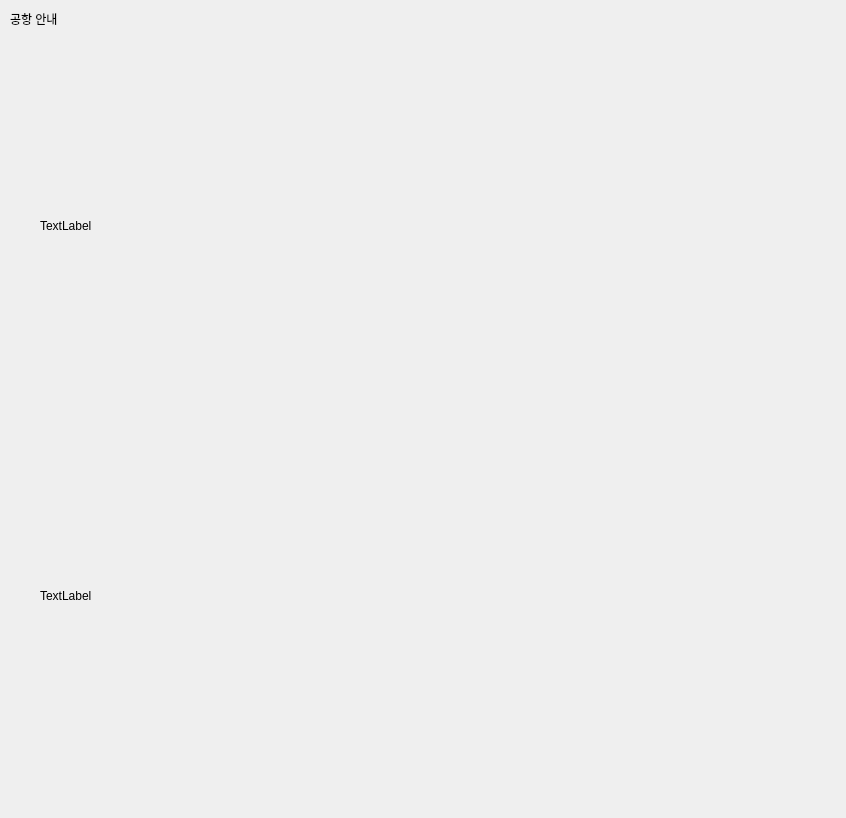
<?xml version="1.0" encoding="UTF-8"?>
<ui version="4.0">
 <class>Dialog</class>
 <widget class="QDialog" name="Dialog">
  <property name="geometry">
   <rect>
    <x>0</x>
    <y>0</y>
    <width>846</width>
    <height>818</height>
   </rect>
  </property>
  <property name="windowTitle">
   <string>Dialog</string>
  </property>
  <widget class="QLabel" name="label">
   <property name="geometry">
    <rect>
     <x>10</x>
     <y>10</y>
     <width>66</width>
     <height>17</height>
    </rect>
   </property>
   <property name="text">
    <string>공항 안내</string>
   </property>
  </widget>
  <widget class="QLabel" name="map1">
   <property name="geometry">
    <rect>
     <x>40</x>
     <y>50</y>
     <width>741</width>
     <height>351</height>
    </rect>
   </property>
   <property name="text">
    <string>TextLabel</string>
   </property>
  </widget>
  <widget class="QLabel" name="map2">
   <property name="geometry">
    <rect>
     <x>40</x>
     <y>390</y>
     <width>741</width>
     <height>411</height>
    </rect>
   </property>
   <property name="text">
    <string>TextLabel</string>
   </property>
  </widget>
 </widget>
 <resources/>
 <connections/>
</ui>
